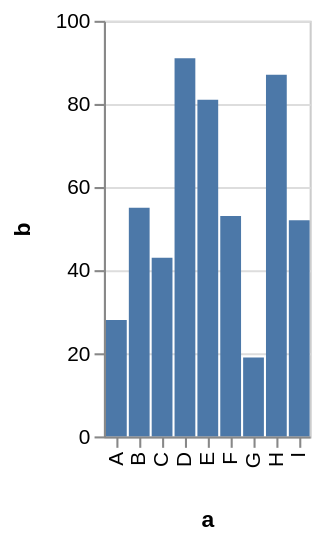

Vega-Lite specification stored for this chart:
### Vega specification from a JSON file in a GitHub repository (floating-point values rounded to 4 significant figures)
{"$schema": "https://vega.github.io/schema/vega/v3.0.json", "description": "A simple bar chart with embedded data.", "autosize": "pad", "padding": 5, "encode": {"update": {"stroke": {"value": "#ccc"}, "fill": {"value": "transparent"}}}, "data": [{"name": "source_0", "values": [{"a": "A", "b": 28}, {"a": "B", "b": 55}, {"a": "C", "b": 43}, {"a": "D", "b": 91}, {"a": "E", "b": 81}, {"a": "F", "b": 53}, {"a": "G", "b": 19}, {"a": "H", "b": 87}, {"a": "I", "b": 52}]}, {"name": "data_0", "source": "source_0", "transform": [{"type": "formula", "expr": "toNumber(datum[\"b\"])", "as": "b"}, {"type": "filter", "expr": "datum[\"b\"] !== null && !isNaN(datum[\"b\"])"}]}], "signals": [{"name": "x_step", "value": 11}, {"name": "width", "update": "bandspace(domain('x').length, 0.1, 0.05) * x_step"}, {"name": "height", "update": "200"}], "marks": [{"name": "marks", "type": "rect", "role": "bar", "from": {"data": "data_0"}, "encode": {"update": {"x": {"scale": "x", "field": "a"}, "width": {"scale": "x", "band": true}, "y": {"scale": "y", "field": "b"}, "y2": {"scale": "y", "value": 0}, "fill": {"value": "#4c78a8"}}}}], "scales": [{"name": "x", "type": "band", "domain": {"data": "data_0", "field": "a", "sort": true}, "range": {"step": {"signal": "x_step"}}, "round": true, "paddingInner": 0.1, "paddingOuter": 0.05}, {"name": "y", "type": "linear", "domain": {"data": "data_0", "field": "b"}, "range": [{"signal": "height"}, 0], "round": true, "nice": true, "zero": true}], "axes": [{"scale": "x", "labelOverlap": true, "orient": "bottom", "title": "a", "zindex": 1, "encode": {"labels": {"update": {"angle": {"value": 270}, "align": {"value": "right"}, "baseline": {"value": "middle"}}}}}, {"scale": "y", "labelOverlap": true, "orient": "left", "tickCount": {"signal": "ceil(height/40)"}, "title": "b", "zindex": 1}, {"scale": "y", "domain": false, "grid": true, "labels": false, "maxExtent": 0, "minExtent": 0, "orient": "left", "tickCount": {"signal": "ceil(height/40)"}, "ticks": false, "zindex": 0, "gridScale": "x"}], "config": {"axis": {"minExtent": 30, "domainColor": "#888", "tickColor": "#888"}}}
